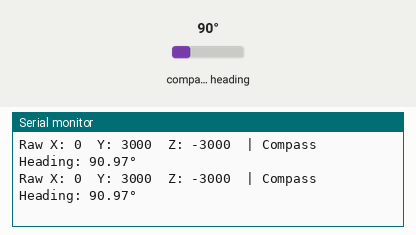
The sketch below on a simulated ESP32. Shown: the last lines printed to the serial monitor. Wiring (inferred from the names in the program): QMC5883L compass at I2C address 0x0D. The test bench sets the inputs (shaded band); at power-on: compass heading 90°.

Above: at 1.2 s.
1.3 s: compass heading set to 7°
At 1.33 s:
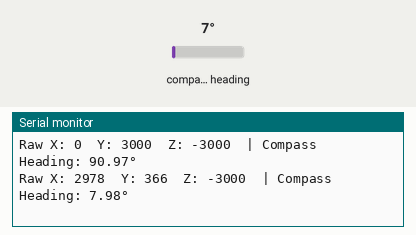
2.8 s: compass heading set to 180°
At 2.84 s:
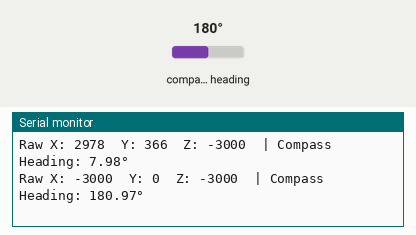
Timing chart, 0 to 5.8 s (numbered marks = the images above; inputs shaded):
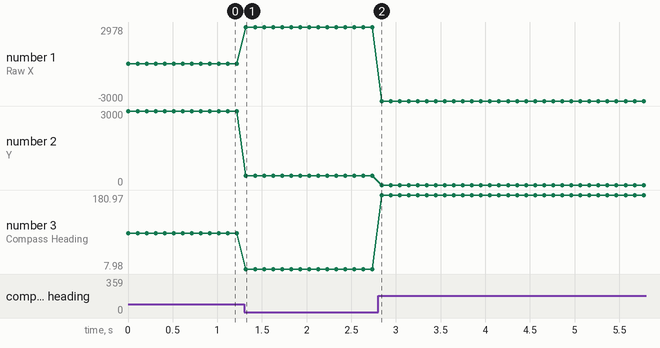

The sketch:

GY271_Test.ino
```cpp
#include <Wire.h>
#include <math.h>

// I2C Addresses for the two different chips used on GY-271 modules
#define HMC5883L_ADDR 0x1E
#define QMC5883L_ADDR 0x0D

uint8_t mag_addr = 0x00;
bool isQMC = false;

void setup() {
  Serial.begin(115200);
  Wire.begin(); // SDA = 21, SCL = 22 on ESP32

  Serial.println(F("Initializing GY-271 Magnetometer..."));

  // 1. THE GREAT CLONE DETECTOR
  // We scan the I2C bus to figure out which chip you actually have!
  Wire.beginTransmission(QMC5883L_ADDR);
  if (Wire.endTransmission() == 0) {
    mag_addr = QMC5883L_ADDR;
    isQMC = true;
    Serial.println(F("Detected: QMC5883L (Newer Clone) at 0x0D"));
  } else {
    Wire.beginTransmission(HMC5883L_ADDR);
    if (Wire.endTransmission() == 0) {
      mag_addr = HMC5883L_ADDR;
      isQMC = false;
      Serial.println(F("Detected: HMC5883L (Original Honeywell) at 0x1E"));
    }
  }

  if (mag_addr == 0x00) {
    Serial.println(F("ERROR: No magnetometer found! Check wiring. (3.3V, GND, SCL->22, SDA->21)"));
    while(1) delay(10); // Halt
  }

  // 2. REGISTER-LEVEL CONFIGURATION
  // We don't use libraries here! We talk directly to the chip's brain via registers.
  if (isQMC) {
    // QMC5883L Configuration
    Wire.beginTransmission(mag_addr);
    Wire.write(0x09); // Control Register 1
    // 0x1D = 0b00011101 :
    // OSR = 512 (less noise), RNG = 2G (high precision), ODR = 200Hz (fast), MODE = Continuous
    Wire.write(0x1D);
    Wire.endTransmission();

    Wire.beginTransmission(mag_addr);
    Wire.write(0x0B); // Set/Reset Period Register
    Wire.write(0x01); // Recommended by QMC datasheet
    Wire.endTransmission();
  } else {
    // HMC5883L Configuration
    Wire.beginTransmission(mag_addr);
    Wire.write(0x00); // Config Register A
    Wire.write(0x70); // 8 samples averaged, 15Hz output rate
    Wire.endTransmission();

    Wire.beginTransmission(mag_addr);
    Wire.write(0x01); // Config Register B
    Wire.write(0xA0); // Gain setting (resolution)
    Wire.endTransmission();

    Wire.beginTransmission(mag_addr);
    Wire.write(0x02); // Mode Register
    Wire.write(0x00); // Continuous measurement mode
    Wire.endTransmission();
  }
}

void loop() {
  int16_t x, y, z;

  // 3. READING RAW MAGNETIC VECTORS
  if (isQMC) {
    Wire.beginTransmission(mag_addr);
    Wire.write(0x00); // Start reading at X_LSB register
    Wire.endTransmission();
    Wire.requestFrom((int)mag_addr, 6); // Request 6 bytes (X, Y, Z are 2 bytes each)
    if (Wire.available() == 6) {
      // QMC sends data as LSB first, then MSB
      x = Wire.read() | (Wire.read() << 8);
      y = Wire.read() | (Wire.read() << 8);
      z = Wire.read() | (Wire.read() << 8);
    }
  } else {
    Wire.beginTransmission(mag_addr);
    Wire.write(0x03); // Start reading at Data Output X MSB register
    Wire.endTransmission();
    Wire.requestFrom((int)mag_addr, 6);
    if (Wire.available() == 6) {
      // HMC sends data as MSB first, then LSB. And order is X, Z, Y!
      x = (Wire.read() << 8) | Wire.read();
      z = (Wire.read() << 8) | Wire.read();
      y = (Wire.read() << 8) | Wire.read();
    }
  }

  // 4. CALCULATING HEADING (Azimuth)
  // atan2 calculates the angle based on the X and Y vectors.
  float heading = atan2(y, x);

  // NOTE: This assumes the sensor is perfectly flat.
  // If the drone tilts, this calculation becomes inaccurate.
  // That's why we eventually combine this with the MPU6050 (Tilt-Compensated Compass)

  // Correct for Magnetic Declination (The difference between True North and Magnetic North)
  // You need to find the declination for your specific city on the internet.
  // For example, in New Delhi, India it is roughly +1 degree (0.017 radians).
  float declinationAngle = 0.017;
  heading += declinationAngle;

  // Ensure heading stays between 0 and 2*PI (0 to 360 degrees)
  if(heading < 0) heading += 2 * PI;
  if(heading > 2 * PI) heading -= 2 * PI;

  // Convert radians to degrees
  float headingDegrees = heading * 180 / PI;

  Serial.print("Raw X: "); Serial.print(x);
  Serial.print("\tY: "); Serial.print(y);
  Serial.print("\tZ: "); Serial.print(z);
  Serial.print("\t| Compass Heading: "); Serial.print(headingDegrees);
  Serial.println("°");

  delay(100);
}
```

Measured:
- after the input at 1.3 s, the serial monitor: prints a new line at once (image 1)
- after the input at 2.8 s, the serial monitor: prints a new line at once (image 2)
- plotted number 1: 0 → 2978 after the input at 1.3 s
- plotted number 2: 3000 → 366 after the input at 1.3 s
- plotted number 3: 90.97 → 7.98 after the input at 1.3 s, 7.98 → 180.97 after the input at 2.8 s
